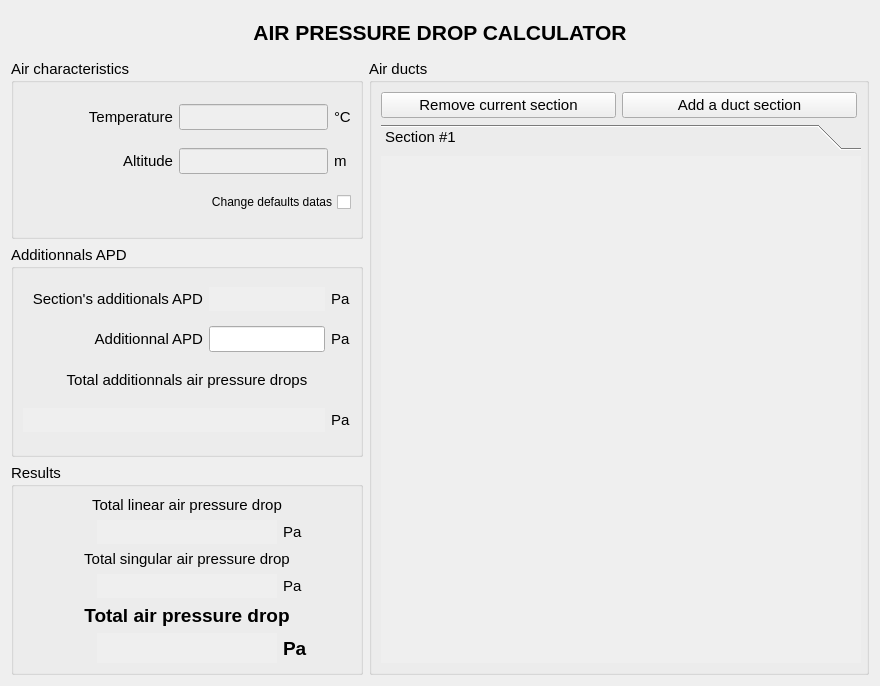
<?xml version="1.0" encoding="UTF-8"?>
<ui version="4.0">
 <class>form_airpressuredrop</class>
 <widget class="QWidget" name="form_airpressuredrop">
  <property name="geometry">
   <rect>
    <x>0</x>
    <y>0</y>
    <width>880</width>
    <height>686</height>
   </rect>
  </property>
  <property name="minimumSize">
   <size>
    <width>880</width>
    <height>686</height>
   </size>
  </property>
  <property name="font">
   <font>
    <pointsize>11</pointsize>
   </font>
  </property>
  <property name="windowTitle">
   <string>APD Calculator</string>
  </property>
  <property name="locale">
   <locale language="English" country="Europe"/>
  </property>
  <layout class="QGridLayout" name="gridLayout_4">
   <item row="1" column="0">
    <widget class="QGroupBox" name="gB_Air">
     <property name="minimumSize">
      <size>
       <width>260</width>
       <height>160</height>
      </size>
     </property>
     <property name="maximumSize">
      <size>
       <width>400</width>
       <height>180</height>
      </size>
     </property>
     <property name="title">
      <string>Air characteristics</string>
     </property>
     <layout class="QGridLayout" name="gridLayout">
      <item row="1" column="0">
       <widget class="QLabel" name="la_altitude">
        <property name="minimumSize">
         <size>
          <width>150</width>
          <height>0</height>
         </size>
        </property>
        <property name="text">
         <string>Altitude</string>
        </property>
        <property name="alignment">
         <set>Qt::AlignRight|Qt::AlignTrailing|Qt::AlignVCenter</set>
        </property>
       </widget>
      </item>
      <item row="2" column="0" colspan="3">
       <widget class="QCheckBox" name="chb_modif_air">
        <property name="font">
         <font>
          <pointsize>9</pointsize>
         </font>
        </property>
        <property name="layoutDirection">
         <enum>Qt::RightToLeft</enum>
        </property>
        <property name="text">
         <string>Change defaults datas</string>
        </property>
        <property name="iconSize">
         <size>
          <width>16</width>
          <height>16</height>
         </size>
        </property>
        <property name="checkable">
         <bool>true</bool>
        </property>
       </widget>
      </item>
      <item row="0" column="0">
       <widget class="QLabel" name="la_temperature">
        <property name="minimumSize">
         <size>
          <width>150</width>
          <height>0</height>
         </size>
        </property>
        <property name="text">
         <string>Temperature</string>
        </property>
        <property name="alignment">
         <set>Qt::AlignRight|Qt::AlignTrailing|Qt::AlignVCenter</set>
        </property>
       </widget>
      </item>
      <item row="0" column="1">
       <widget class="QLineEdit" name="le_temperature">
        <property name="enabled">
         <bool>false</bool>
        </property>
        <property name="sizePolicy">
         <sizepolicy hsizetype="Minimum" vsizetype="Fixed">
          <horstretch>0</horstretch>
          <verstretch>0</verstretch>
         </sizepolicy>
        </property>
        <property name="minimumSize">
         <size>
          <width>80</width>
          <height>0</height>
         </size>
        </property>
        <property name="alignment">
         <set>Qt::AlignRight|Qt::AlignTrailing|Qt::AlignVCenter</set>
        </property>
       </widget>
      </item>
      <item row="0" column="2">
       <widget class="QLabel" name="la_temperature_unit">
        <property name="text">
         <string>°C</string>
        </property>
       </widget>
      </item>
      <item row="1" column="1">
       <widget class="QLineEdit" name="le_altitude">
        <property name="enabled">
         <bool>false</bool>
        </property>
        <property name="alignment">
         <set>Qt::AlignRight|Qt::AlignTrailing|Qt::AlignVCenter</set>
        </property>
       </widget>
      </item>
      <item row="1" column="2">
       <widget class="QLabel" name="la_altitude_unit">
        <property name="text">
         <string>m</string>
        </property>
       </widget>
      </item>
     </layout>
    </widget>
   </item>
   <item row="2" column="0">
    <widget class="QGroupBox" name="gB_var_APD">
     <property name="minimumSize">
      <size>
       <width>270</width>
       <height>180</height>
      </size>
     </property>
     <property name="maximumSize">
      <size>
       <width>400</width>
       <height>220</height>
      </size>
     </property>
     <property name="title">
      <string>Additionnals APD</string>
     </property>
     <layout class="QGridLayout" name="gridLayout_3">
      <item row="2" column="0" colspan="3">
       <widget class="QLabel" name="la_total_add_APD">
        <property name="maximumSize">
         <size>
          <width>16777215</width>
          <height>26</height>
         </size>
        </property>
        <property name="text">
         <string>Total additionnals air pressure drops</string>
        </property>
        <property name="alignment">
         <set>Qt::AlignCenter</set>
        </property>
       </widget>
      </item>
      <item row="3" column="0" colspan="2">
       <widget class="QLineEdit" name="le_total_add_APD">
        <property name="enabled">
         <bool>false</bool>
        </property>
        <property name="frame">
         <bool>false</bool>
        </property>
        <property name="alignment">
         <set>Qt::AlignRight|Qt::AlignTrailing|Qt::AlignVCenter</set>
        </property>
       </widget>
      </item>
      <item row="3" column="2">
       <widget class="QLabel" name="la_total_add_APD_unit">
        <property name="text">
         <string>Pa</string>
        </property>
       </widget>
      </item>
      <item row="1" column="2">
       <widget class="QLabel" name="la_add_APD_unit">
        <property name="text">
         <string>Pa</string>
        </property>
       </widget>
      </item>
      <item row="1" column="1">
       <widget class="QLineEdit" name="le_add_APD">
        <property name="alignment">
         <set>Qt::AlignRight|Qt::AlignTrailing|Qt::AlignVCenter</set>
        </property>
       </widget>
      </item>
      <item row="1" column="0">
       <widget class="QLabel" name="la_add_APD">
        <property name="text">
         <string>Additionnal APD</string>
        </property>
        <property name="alignment">
         <set>Qt::AlignRight|Qt::AlignTrailing|Qt::AlignVCenter</set>
        </property>
       </widget>
      </item>
      <item row="0" column="2">
       <widget class="QLabel" name="la_sections_APD_unit">
        <property name="text">
         <string>Pa</string>
        </property>
       </widget>
      </item>
      <item row="0" column="1">
       <widget class="QLineEdit" name="le_sections_APD">
        <property name="enabled">
         <bool>false</bool>
        </property>
        <property name="frame">
         <bool>false</bool>
        </property>
        <property name="alignment">
         <set>Qt::AlignRight|Qt::AlignTrailing|Qt::AlignVCenter</set>
        </property>
       </widget>
      </item>
      <item row="0" column="0">
       <widget class="QLabel" name="la_sections_APD">
        <property name="minimumSize">
         <size>
          <width>180</width>
          <height>0</height>
         </size>
        </property>
        <property name="text">
         <string>Section's additionals APD</string>
        </property>
        <property name="alignment">
         <set>Qt::AlignRight|Qt::AlignTrailing|Qt::AlignVCenter</set>
        </property>
       </widget>
      </item>
     </layout>
    </widget>
   </item>
   <item row="3" column="0">
    <widget class="QGroupBox" name="gB_Results">
     <property name="minimumSize">
      <size>
       <width>260</width>
       <height>0</height>
      </size>
     </property>
     <property name="maximumSize">
      <size>
       <width>400</width>
       <height>16777215</height>
      </size>
     </property>
     <property name="title">
      <string>Results</string>
     </property>
     <layout class="QGridLayout" name="gridLayout_2">
      <item row="2" column="0" colspan="3">
       <widget class="QLabel" name="la_total_singAPD">
        <property name="text">
         <string>Total singular air pressure drop</string>
        </property>
        <property name="alignment">
         <set>Qt::AlignCenter</set>
        </property>
       </widget>
      </item>
      <item row="5" column="1">
       <widget class="QLineEdit" name="le_total_APD">
        <property name="enabled">
         <bool>false</bool>
        </property>
        <property name="minimumSize">
         <size>
          <width>0</width>
          <height>30</height>
         </size>
        </property>
        <property name="maximumSize">
         <size>
          <width>180</width>
          <height>16777215</height>
         </size>
        </property>
        <property name="palette">
         <palette>
          <active>
           <colorrole role="Text">
            <brush brushstyle="SolidPattern">
             <color alpha="255">
              <red>255</red>
              <green>0</green>
              <blue>0</blue>
             </color>
            </brush>
           </colorrole>
           <colorrole role="AlternateBase">
            <brush brushstyle="SolidPattern">
             <color alpha="255">
              <red>245</red>
              <green>245</green>
              <blue>245</blue>
             </color>
            </brush>
           </colorrole>
           <colorrole role="NoRole">
            <brush brushstyle="SolidPattern">
             <color alpha="255">
              <red>0</red>
              <green>0</green>
              <blue>0</blue>
             </color>
            </brush>
           </colorrole>
          </active>
          <inactive>
           <colorrole role="Text">
            <brush brushstyle="SolidPattern">
             <color alpha="255">
              <red>0</red>
              <green>0</green>
              <blue>0</blue>
             </color>
            </brush>
           </colorrole>
           <colorrole role="AlternateBase">
            <brush brushstyle="SolidPattern">
             <color alpha="255">
              <red>245</red>
              <green>245</green>
              <blue>245</blue>
             </color>
            </brush>
           </colorrole>
           <colorrole role="NoRole">
            <brush brushstyle="NoBrush">
             <color alpha="255">
              <red>0</red>
              <green>0</green>
              <blue>0</blue>
             </color>
            </brush>
           </colorrole>
          </inactive>
          <disabled>
           <colorrole role="Text">
            <brush brushstyle="SolidPattern">
             <color alpha="255">
              <red>120</red>
              <green>120</green>
              <blue>120</blue>
             </color>
            </brush>
           </colorrole>
           <colorrole role="AlternateBase">
            <brush brushstyle="SolidPattern">
             <color alpha="255">
              <red>245</red>
              <green>245</green>
              <blue>245</blue>
             </color>
            </brush>
           </colorrole>
           <colorrole role="NoRole">
            <brush brushstyle="NoBrush">
             <color alpha="255">
              <red>0</red>
              <green>0</green>
              <blue>0</blue>
             </color>
            </brush>
           </colorrole>
          </disabled>
         </palette>
        </property>
        <property name="font">
         <font>
          <pointsize>14</pointsize>
          <bold>true</bold>
         </font>
        </property>
        <property name="frame">
         <bool>false</bool>
        </property>
        <property name="alignment">
         <set>Qt::AlignRight|Qt::AlignTrailing|Qt::AlignVCenter</set>
        </property>
       </widget>
      </item>
      <item row="3" column="1">
       <widget class="QLineEdit" name="le_total_singAPD">
        <property name="enabled">
         <bool>false</bool>
        </property>
        <property name="maximumSize">
         <size>
          <width>180</width>
          <height>16777215</height>
         </size>
        </property>
        <property name="frame">
         <bool>false</bool>
        </property>
        <property name="alignment">
         <set>Qt::AlignRight|Qt::AlignTrailing|Qt::AlignVCenter</set>
        </property>
       </widget>
      </item>
      <item row="5" column="2">
       <widget class="QLabel" name="la_total_APD_unit">
        <property name="minimumSize">
         <size>
          <width>0</width>
          <height>30</height>
         </size>
        </property>
        <property name="font">
         <font>
          <pointsize>14</pointsize>
          <bold>true</bold>
         </font>
        </property>
        <property name="text">
         <string>Pa</string>
        </property>
       </widget>
      </item>
      <item row="4" column="0" colspan="3">
       <widget class="QLabel" name="la_total_APD">
        <property name="font">
         <font>
          <pointsize>14</pointsize>
          <bold>true</bold>
         </font>
        </property>
        <property name="text">
         <string>Total air pressure drop</string>
        </property>
        <property name="alignment">
         <set>Qt::AlignCenter</set>
        </property>
       </widget>
      </item>
      <item row="1" column="1">
       <widget class="QLineEdit" name="le_total_linAPD">
        <property name="enabled">
         <bool>false</bool>
        </property>
        <property name="maximumSize">
         <size>
          <width>180</width>
          <height>16777215</height>
         </size>
        </property>
        <property name="cursor">
         <cursorShape>WaitCursor</cursorShape>
        </property>
        <property name="frame">
         <bool>false</bool>
        </property>
        <property name="alignment">
         <set>Qt::AlignRight|Qt::AlignTrailing|Qt::AlignVCenter</set>
        </property>
       </widget>
      </item>
      <item row="1" column="2">
       <widget class="QLabel" name="la_total_linAPD_unit">
        <property name="text">
         <string>Pa</string>
        </property>
       </widget>
      </item>
      <item row="0" column="0" colspan="3">
       <widget class="QLabel" name="la_total_linAPD">
        <property name="text">
         <string>Total linear air pressure drop</string>
        </property>
        <property name="alignment">
         <set>Qt::AlignCenter</set>
        </property>
       </widget>
      </item>
      <item row="3" column="2">
       <widget class="QLabel" name="la_total_singAPD_unit">
        <property name="text">
         <string>Pa</string>
        </property>
       </widget>
      </item>
     </layout>
    </widget>
   </item>
   <item row="1" column="1" rowspan="3" colspan="2">
    <widget class="QGroupBox" name="gB_Ducts">
     <property name="minimumSize">
      <size>
       <width>500</width>
       <height>0</height>
      </size>
     </property>
     <property name="title">
      <string>Air ducts</string>
     </property>
     <layout class="QGridLayout" name="gridLayout_5">
      <item row="3" column="0" colspan="2">
       <widget class="QToolBox" name="tB_sections">
        <property name="minimumSize">
         <size>
          <width>480</width>
          <height>0</height>
         </size>
        </property>
        <property name="currentIndex">
         <number>0</number>
        </property>
        <widget class="QWidget" name="T1">
         <property name="geometry">
          <rect>
           <x>0</x>
           <y>0</y>
           <width>480</width>
           <height>503</height>
          </rect>
         </property>
         <attribute name="label">
          <string>Section #1</string>
         </attribute>
        </widget>
       </widget>
      </item>
      <item row="1" column="0">
       <widget class="QPushButton" name="btn_remove_section">
        <property name="acceptDrops">
         <bool>false</bool>
        </property>
        <property name="autoFillBackground">
         <bool>false</bool>
        </property>
        <property name="text">
         <string>Remove current section</string>
        </property>
       </widget>
      </item>
      <item row="1" column="1">
       <widget class="QPushButton" name="btn_add_section">
        <property name="text">
         <string>Add a duct section</string>
        </property>
       </widget>
      </item>
     </layout>
    </widget>
   </item>
   <item row="0" column="0" colspan="3">
    <widget class="QLabel" name="Title_app">
     <property name="minimumSize">
      <size>
       <width>200</width>
       <height>37</height>
      </size>
     </property>
     <property name="maximumSize">
      <size>
       <width>16777215</width>
       <height>42</height>
      </size>
     </property>
     <property name="font">
      <font>
       <pointsize>16</pointsize>
       <bold>true</bold>
      </font>
     </property>
     <property name="frameShape">
      <enum>QFrame::NoFrame</enum>
     </property>
     <property name="frameShadow">
      <enum>QFrame::Plain</enum>
     </property>
     <property name="lineWidth">
      <number>1</number>
     </property>
     <property name="midLineWidth">
      <number>0</number>
     </property>
     <property name="text">
      <string>AIR PRESSURE DROP CALCULATOR</string>
     </property>
     <property name="alignment">
      <set>Qt::AlignCenter</set>
     </property>
    </widget>
   </item>
  </layout>
 </widget>
 <resources/>
 <connections/>
</ui>
